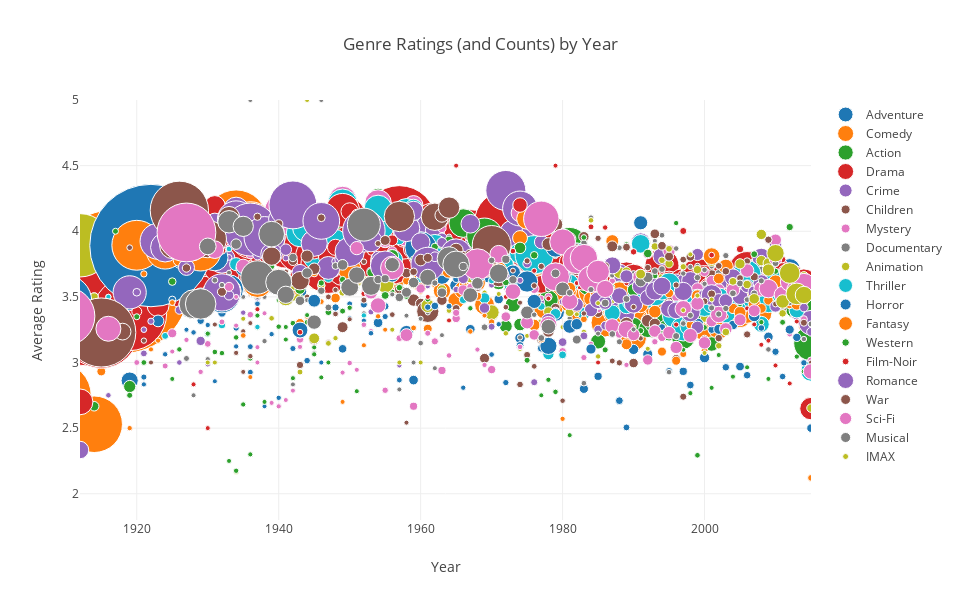

Notebook source saved alongside this figure:
### Code cell
# Create a line plot, where:
# each line represents a genres, 
# y-axis is the rating from 0-5, 
# marker size reflects total number (count) of ratings

data = [
    go.Scatter(
        x=avg_yearly_genre_rating.index.values,
        y=avg_yearly_genre_rating[genre],
        name=genre,
        hoverinfo='x+y+name',
        mode='markers',
        line=dict(
            width = 1
        ),
        marker = dict(
            size = total_yearly_genre_rating[genre]/total_yearly_genre_rating['TOTAL']*150 + 5,
            opacity = 1
        ),
    ) for genre in unique_genres
]

layout = go.Layout(
    barmode='stack',
    title='Genre Ratings (and Counts) by Year',
    yaxis={'title': 'Average Rating', 'range': [1.8,5]},
    xaxis={'title': 'Year', 'range': [1912,2015]},
    autosize=False,
    width=960,
    height=600,
    hovermode='closest'
)

fig = go.Figure(data=data, layout=layout)
plot(fig, filename='genre-ratings-by-year')
